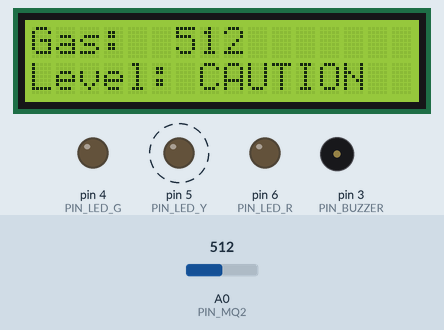
Bench run of a sketch on a simulated Arduino Uno, built with avr-gcc and run on an emulated ATmega328P. Shown: 16×2 character LCD, output pins drawn as LEDs (lit = HIGH), buzzer (waves = sounding). Dashed ring = blinking. Inputs (shaded band) come from the test bench; at power-on: A0 (PIN_MQ2) = 512.

Above: at 2.3 s.
2.4 s: A0 (PIN_MQ2) set to 682
At 2.67 s:
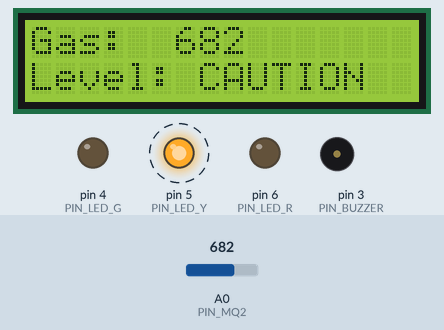
3.9 s: A0 (PIN_MQ2) set to 707
At 4.35 s:
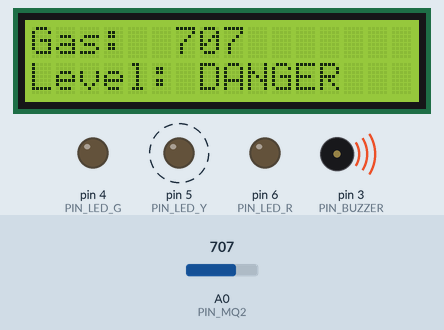
6.0 s: A0 (PIN_MQ2) set to 666
At 6.39 s:
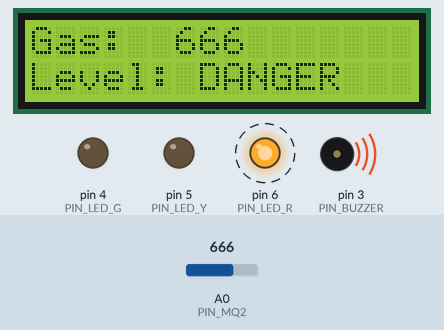
7.7 s: A0 (PIN_MQ2) set to 636
At 8.07 s:
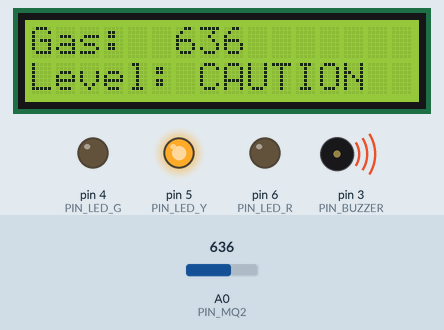
9.4 s: A0 (PIN_MQ2) set to 461
At 9.8 s:
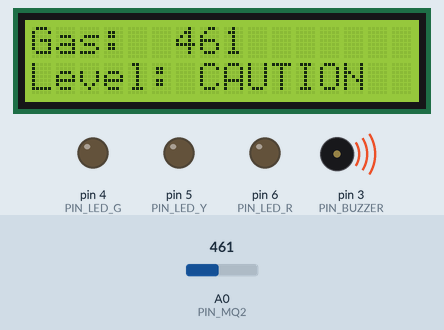
11.0 s: A0 (PIN_MQ2) set to 440
At 11.4 s:
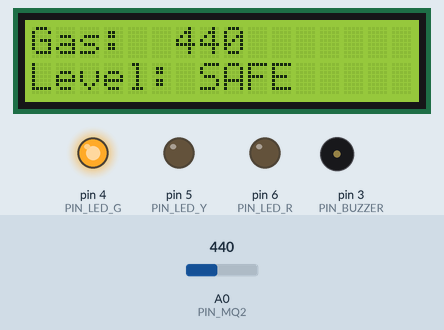
Timing chart, 0 to 13.5 s (numbered marks = the images above; inputs shaded):
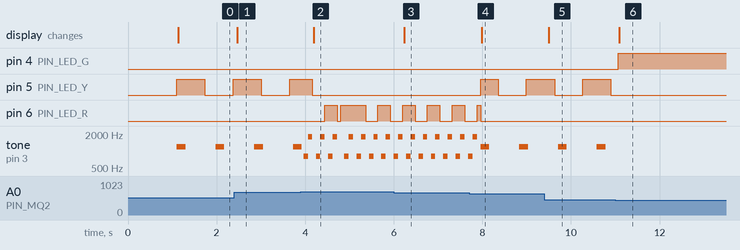

The sketch:

Project01_MQ2.ino
```cpp
#include <Wire.h>
#include <LiquidCrystal_I2C.h>

// ---------------- LCD I2C ----------------
LiquidCrystal_I2C lcd(0x27, 16, 2);  // ถ้าไม่ขึ้น ลองเปลี่ยนเป็น 0x3F

// ---------------- พิน ----------------
const int PIN_MQ2     = A0;
const int PIN_LED_G   = 4;
const int PIN_LED_Y   = 5;
const int PIN_LED_R   = 6;
const int PIN_BUZZER  = 3;

// ---------------- เกณฑ์ระดับเตือน ----------------
const int TH_YELLOW_HIGH = 500;
const int TH_YELLOW_LOW  = 450;
const int TH_RED_HIGH    = 700;
const int TH_RED_LOW     = 650;

// ---------------- จังหวะกระพริบ / เวลา ----------------
const unsigned long BLINK_SLOW_INTERVAL = 600;  // เหลือง
const unsigned long BLINK_FAST_INTERVAL = 150;  // แดง

// ---------------- โทนเสียง ----------------
const int TONE_SAFE     = 0;     // ปิดเสียง
const int TONE_CAUTION  = 1200;  // ระดับเหลือง
const int TONE_DANGER_1 = 800;   // แดง (เสียงเตือนคู่)
const int TONE_DANGER_2 = 1800;

// ---------------- สถานะระบบ ----------------
enum Level { SAFE=0, CAUTION=1, DANGER=2 };
Level currentLevel = SAFE;

// ตัวแปรกระพริบและเสียง
unsigned long lastBlinkMillis = 0;
bool blinkState = false;

unsigned long lastBeepMillis = 0;
bool beepState = false;
unsigned long beepInterval = 0;
bool dangerSoundPlayed = false;

void setup() {
  pinMode(PIN_LED_G, OUTPUT);
  pinMode(PIN_LED_Y, OUTPUT);
  pinMode(PIN_LED_R, OUTPUT);
  pinMode(PIN_BUZZER, OUTPUT);
  pinMode(PIN_MQ2,   INPUT);

  lcd.init();
  lcd.backlight();
  lcd.clear();
  lcd.setCursor(0, 0); lcd.print("MQ-2 Gas Monitor");
  lcd.setCursor(0, 1); lcd.print("Initializing...");
  delay(1000);
  lcd.clear();
}

void loop() {
  int raw = analogRead(PIN_MQ2);
  Level prevLevel = currentLevel;
  Level nextLevel = currentLevel;

  // ---------- ตรวจระดับด้วยฮิสเทอรี ----------
  switch (currentLevel) {
    case SAFE:
      if (raw >= TH_RED_HIGH) nextLevel = DANGER;
      else if (raw >= TH_YELLOW_HIGH) nextLevel = CAUTION;
      break;
    case CAUTION:
      if (raw >= TH_RED_HIGH) nextLevel = DANGER;
      else if (raw <= TH_YELLOW_LOW) nextLevel = SAFE;
      break;
    case DANGER:
      if (raw <= TH_RED_LOW) nextLevel = CAUTION;
      break;
  }
  currentLevel = nextLevel;

  // ---------- ถ้าเพิ่งเข้าสู่โหมดใหม่ ----------
  if (currentLevel != prevLevel) {
    noTone(PIN_BUZZER);
    dangerSoundPlayed = false; // รีเซ็ตเสียงอันตราย
  }

  updateOutputs(raw, currentLevel);
  drawLCD(raw, currentLevel);

  delay(50);
}

// ------------------------------------------------------------
// จัดการ LED + เสียง
// ------------------------------------------------------------
void updateOutputs(int raw, Level level) {
  unsigned long now = millis();
  bool ledG = LOW, ledY = LOW, ledR = LOW;

  if (level == SAFE) {
    // เขียวติดนิ่ง
    ledG = HIGH;
    noTone(PIN_BUZZER);
    blinkState = false;
    beepState = false;

  } else if (level == CAUTION) {
    // ---------- ไฟเหลืองกระพริบ ----------
    if (now - lastBlinkMillis >= BLINK_SLOW_INTERVAL) {
      blinkState = !blinkState;
      lastBlinkMillis = now;
    }
    ledY = blinkState;

    // ---------- เสียง beep ช้า ----------
    if (now - lastBeepMillis >= 800) {
      tone(PIN_BUZZER, TONE_CAUTION, 200);
      lastBeepMillis = now;
    }

  } else if (level == DANGER) {
    // ---------- ไฟแดงกระพริบถี่ ----------
    if (now - lastBlinkMillis >= BLINK_FAST_INTERVAL) {
      blinkState = !blinkState;
      lastBlinkMillis = now;
    }
    ledR = blinkState;

    // ---------- เสียงเตือนคู่ (beep beep) ----------
    if (!dangerSoundPlayed && now - lastBeepMillis > 1000) {
      //dangerMelody(); // เล่นเมโลดี้เตือนครั้งเดียวเมื่อเข้าโหมด DANGER
      dangerSoundPlayed = true;
      lastBeepMillis = now;
    } else {
      // เสียงเตือนสั้นต่อเนื่อง
      tone(PIN_BUZZER, TONE_DANGER_1, 150);
      delay(100);
      tone(PIN_BUZZER, TONE_DANGER_2, 150);
      delay(100);
      noTone(PIN_BUZZER);
    }
  }

  digitalWrite(PIN_LED_G, ledG);
  digitalWrite(PIN_LED_Y, ledY);
  digitalWrite(PIN_LED_R, ledR);
}

// ------------------------------------------------------------
// แสดงผลบน LCD
// ------------------------------------------------------------
void drawLCD(int raw, Level level) {
  lcd.setCursor(0, 0);
  lcd.print("Gas: ");
  printPadded(raw, 4);
  lcd.print("     ");

  lcd.setCursor(0, 1);
  lcd.print("Level: ");
  switch (level) {
    case SAFE:    lcd.print("SAFE     "); break;
    case CAUTION: lcd.print("CAUTION  "); break;
    case DANGER:  lcd.print("DANGER   "); break;
  }
}

// ------------------------------------------------------------
// เมโลดี้เมื่อเข้าสู่โหมดอันตราย (Danger)
// ------------------------------------------------------------
void dangerMelody() {
  int melody[] = { 1000, 1500, 800, 1800 };
  int duration[] = { 200, 200, 200, 400 };

  for (int i = 0; i < 4; i++) {
    tone(PIN_BUZZER, melody[i]);
    delay(duration[i]);
    noTone(PIN_BUZZER);
    delay(80);
  }
}

// ------------------------------------------------------------
// ฟังก์ชันพิมพ์ตัวเลขให้จัดตำแหน่งตรงบน LCD
// ------------------------------------------------------------
void printPadded(int value, int width) {
  int digits = (value == 0) ? 1 : (int)log10(value) + 1;
  for (int i = 0; i < width - digits; i++) lcd.print(' ');
  lcd.print(value);
}
```

Measured:
- the behaviour switches between 699 and 700 on A0 (PIN_MQ2) (found by bisection; images 1 and 2)
- the behaviour switches between 651 and 650 on A0 (PIN_MQ2) (found by bisection; images 3 and 4)
- the behaviour switches between 451 and 450 on A0 (PIN_MQ2) (found by bisection; images 5 and 6)
- after the input at 2.4 s, the display: changes after 0.06 s (image 1)
- after the input at 3.9 s, pin 6 (PIN_LED_R): goes HIGH 0.28 s, LOW 0.08 s, HIGH 0.56 s, LOW 0.28 s, HIGH 0.28 s, then LOW, starting after 0.54 s; the display: changes after 0.29 s (image 2)
- after the input at 6.0 s, the display: changes after 0.23 s (image 3)
- after the input at 7.7 s, pin 5 (PIN_LED_Y): LOW → HIGH after 0.26 s, → LOW 0.40 s later, → HIGH 0.64 s later; the display: changes after 0.29 s (image 4)
- after the input at 9.4 s, the display: changes after 0.10 s (image 5)
- after the input at 11.0 s, pin 4 (PIN_LED_G): LOW → HIGH after 0.06 s; pin 5 (PIN_LED_Y): stops changing and stays LOW; tone on pin 3 (PIN_BUZZER): stops changing and stays silent; the display: changes after 0.09 s (image 6)
